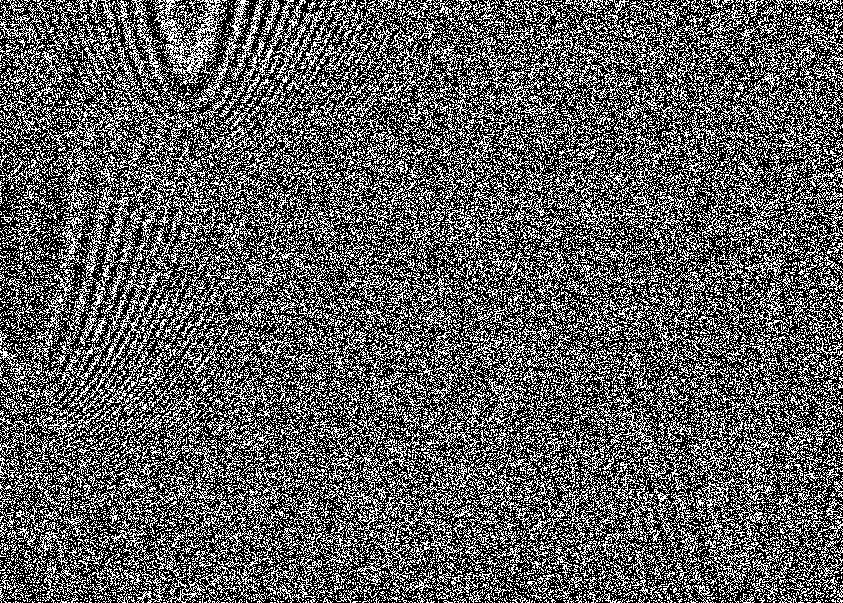
#> input picture Data/100.tif, 843 x 603 px, given in place of 356.tif, which was not available
$ python up_sig_test.py
#> lines starting #> are read from the running program, lines starting #| are printed output that depends on the picture; pictures that were not available may be replaced by others from this repository, and a replacement may not be noted
'''
2020/11/10
wx
为提高图片中颗粒对比度进行尝试
1：频域方法
2：时域截断，并增强
3：绝对值
'''

import os
import cv2 as cv
import PIL.Image as Image
from PIL import ImageFilter
import numpy as np
import matplotlib.pyplot as plt
def get_fft(img):

    fft = np.fft.fft2(img)
    fft_shift = np.fft.fftshift(fft)
    abs_fft = np.abs(fft_shift)
    abs_fft = np.log(1 + abs_fft)

    return img, abs_fft

# [26 lines left out: function lowPassFilter, not called in this run]
def GaussianLowFilter(image,d):
    f = np.fft.fft2(image)
    fshift = np.fft.fftshift(f)
    def make_transform_matrix(d):
        transfor_matrix = np.zeros(image.shape)
        center_point = tuple(map(lambda x:(x-1)/2,fshift.shape))
        for i in range(transfor_matrix.shape[0]):
            for j in range(transfor_matrix.shape[1]):
                def cal_distance(pa,pb):
                    from math import sqrt
                    dis = sqrt((pa[0]-pb[0])**2+(pa[1]-pb[1])**2)
                    return dis
                dis = cal_distance(center_point,(i,j))
                transfor_matrix[i,j] = np.exp(-(dis**2)/(2*(d**2)))
        return transfor_matrix
    d_matrix = make_transform_matrix(d)
    new_img = np.abs(np.fft.ifft2(np.fft.ifftshift(fshift*d_matrix)))
    return new_img
root1 = "/media/user/4a9d3177-0660-4271-ac44-f0b688353bfe/Data/ZCH/201014/MCF-7(EV+Exo)-Positive-PBS-10ms-1_1/clear-T5"
name1 = "356.tif"
root2 = "/home/user/wangxu_data/code/2-AutoDetect/Train_Data/high_contrast/JPEGImages"
name2 = "31.tif"
img1 = np.array(Image.open(root1 + "/" + name1))
#> img1 is the input picture: shape (603, 843, 3); min 0, max 255, mean 94.1
img2 = np.array(Image.open(root2 + "/" + name2))
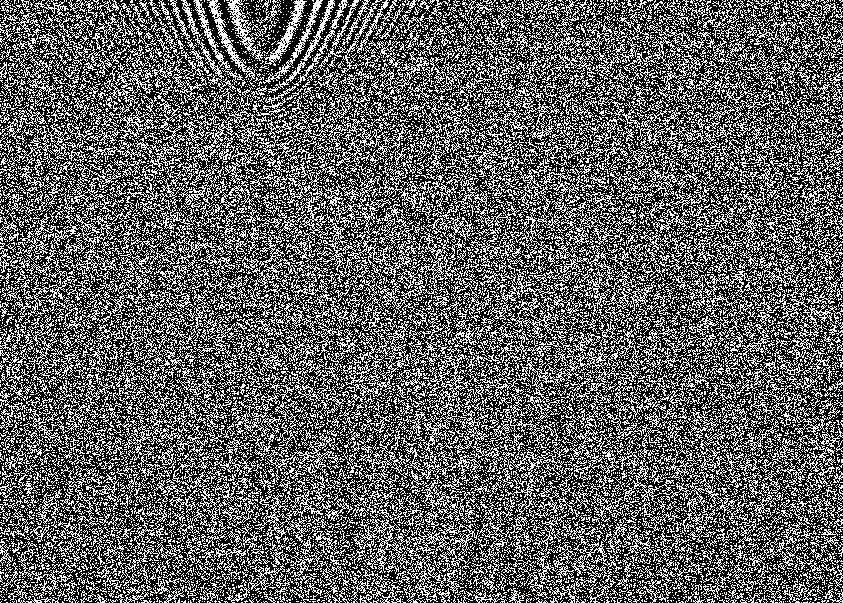
#> input picture Data/31.tif, 843 x 603 px, found by its file name
#> img2 is the input picture: shape (603, 843, 3); min 0, max 255, mean 96.1
img1, fft1 = get_fft(img1)
#> in get_fft, `abs_fft = np.log(1 + abs_fft)`:
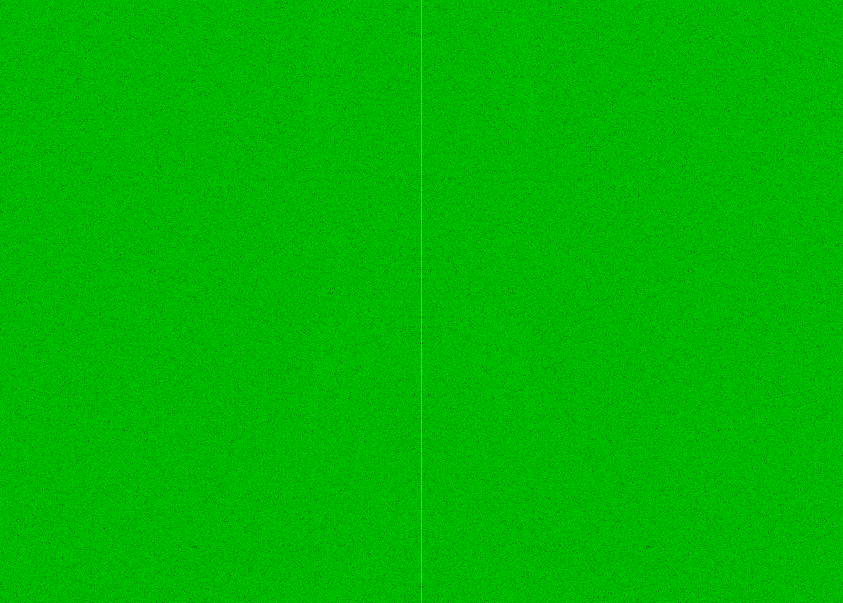
#> abs_fft: shape (603, 843, 3) float64; mean of channels 0, 1, 2 0, 8.99, 0; drawn with min black and max white
lp1 = GaussianLowFilter(img1, 150)
#> after the loop in make_transform_matrix, `for i in range(transfor_matrix.shape[0]):`:
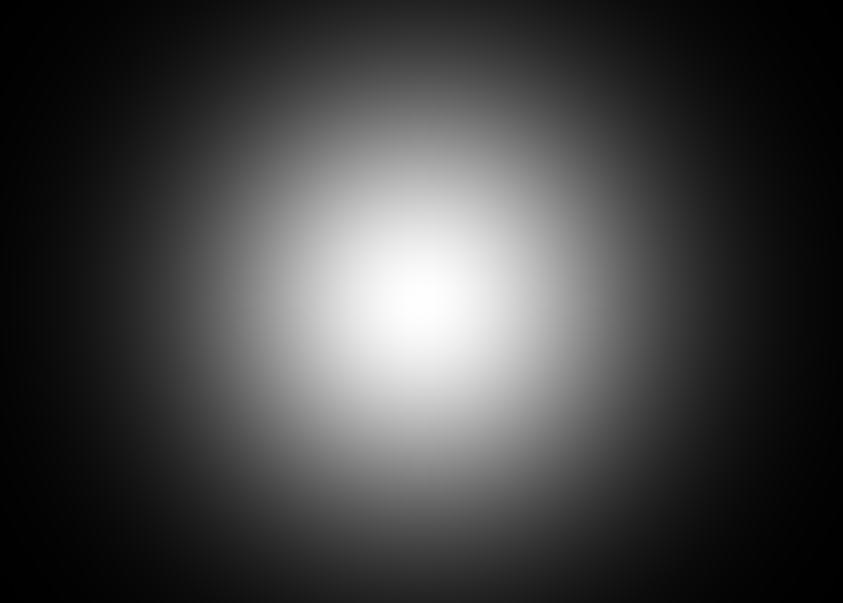
#> transfor_matrix: shape (603, 843, 3) float64; min 0.0026, max 1, mean 0.264
ff_d = get_fft(lp1)[1]
#> in get_fft (call 2), `abs_fft = np.log(1 + abs_fft)`:
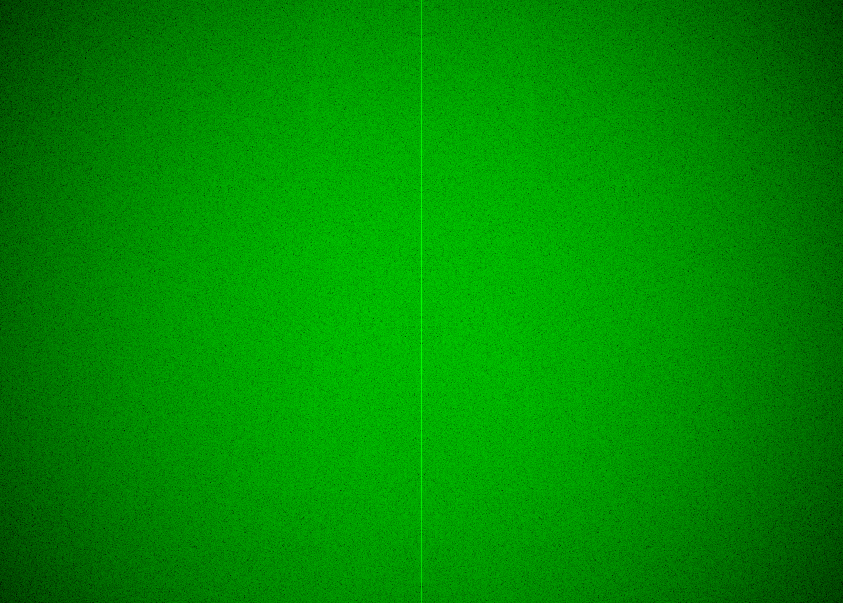
#> abs_fft: shape (603, 843, 3) float64; mean of channels 0, 1, 2 0, 7, 0; drawn with min black and max white
img2, fft2 = get_fft(img2)
# img3 = np.reshape(img1, [img1.shape[0], img1.shape[1], 1])
# print(img3.shape)
# img3 = cv.cvtColor(img3, cv.COLOR_GRAY2RGB)
img3_blur = cv.blur(img1, (3, 3))
img3_blur_lp = cv.blur(lp1, (3, 3))
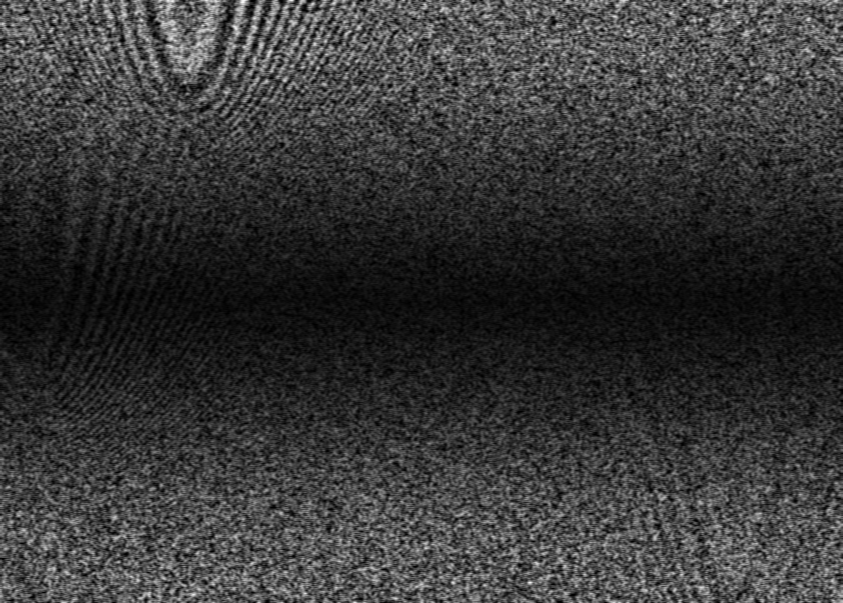
#> img3_blur_lp: shape (603, 843, 3) float64; min 0.175, max 250.9, mean 56.2
# cv.imwrite("raw.tif", img1)
# cv.imwrite("test.tif", img3_blur_lp.astype(np.uint16))
plt.figure(1)
plt.subplot(221), plt.imshow(img1, "gray"), plt.title("Raw-Low Contrast")
plt.subplot(222), plt.imshow(fft1, "gray"), plt.title("Raw-Low Contrast-FFT")
plt.subplot(223), plt.imshow(lp1, "gray"), plt.title("Raw-Low Contrast-Low-Pass")
plt.subplot(224), plt.imshow(ff_d, "gray"), plt.title("Raw-Low Contrast-Low-Pass-FFT")
plt.figure(2)
plt.subplot(121), plt.imshow(img2, "gray"), plt.title("Raw-High Contrast")
plt.subplot(122), plt.imshow(fft2, "gray"), plt.title("Raw-High Contrast-FFT")
plt.figure(3)
plt.subplot(221), plt.imshow(img1, "gray"), plt.title("Raw-High Contrast-FFT")
plt.subplot(222), plt.imshow(img3_blur, "gray"), plt.title("Raw-High Contrast-FFT")
plt.subplot(223), plt.imshow(img3_blur_lp, "gray"), plt.title("Raw-High Contrast-FFT")
plt.show()
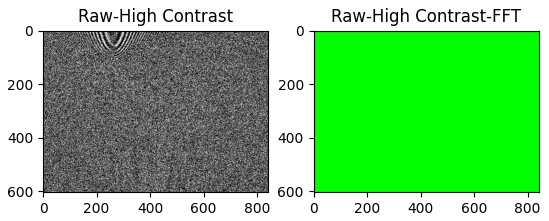
#> figure drawn by matplotlib, 2 panels
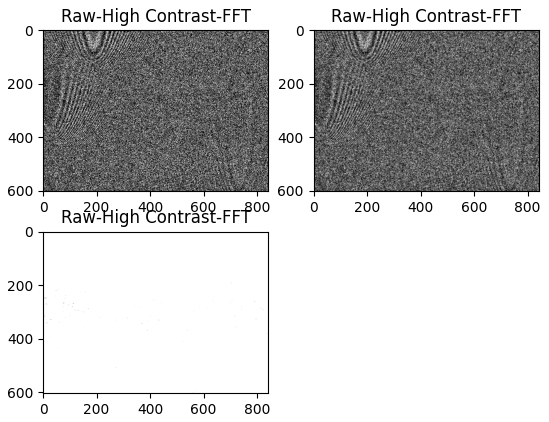
#> figure drawn by matplotlib, 3 panels
